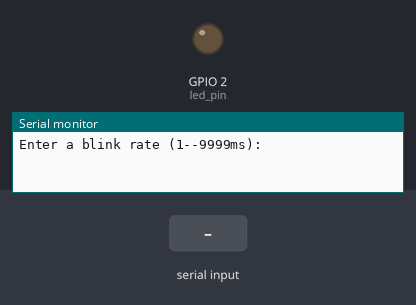
Recording of a sketch running on a simulated ESP32. Parts: output pins drawn as LEDs (lit = HIGH), the last lines printed to the serial monitor. The test bench sets the inputs (shaded band).

Above: at 1.8 s.
1.9 s: "5\n" received over Serial
At 3.4 s:
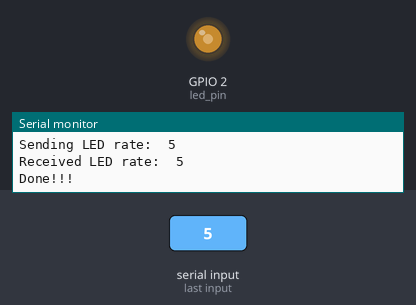
Timing chart, 0 to 4.9 s (numbered marks = the images above; inputs shaded):
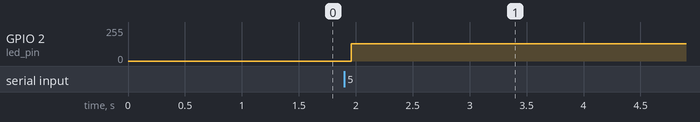

Measured:
- after the input at 1.9 s, GPIO 2 (led_pin): 0/255 → 128/255 after 0.06 s

The sketch:

mutexHack.ino
```cpp
#if CONFIG_FREERTOS_UNICORE
static const BaseType_t app_cpu = 0;
#else
static const BaseType_t app_cpu = 1;
#endif

#include <stdlib.h>
#include <ctype.h>
#include <stdio.h>

static const int led_pin = LED_BUILTIN;
static const int BUFFER_SIZE = 5;

SemaphoreHandle_t semHandle;

void blinkAtRateTask(void *argument) {
  int receivedLedRateMS = *((int *) argument);

  xSemaphoreGive(semHandle);

  Serial.print("Received LED rate:  ");
  Serial.println(receivedLedRateMS);

  while(1) {
    digitalWrite(led_pin, HIGH);
    vTaskDelay(receivedLedRateMS / portTICK_PERIOD_MS);
    digitalWrite(led_pin, LOW);
    vTaskDelay(receivedLedRateMS / portTICK_PERIOD_MS);
  }

  vTaskDelete(NULL);
}

void setup() {
  // put your setup code here, to run once:
  Serial.begin(115200);
  vTaskDelay(1000 / portTICK_PERIOD_MS);

  semHandle = xSemaphoreCreateMutex();
  pinMode(led_pin, OUTPUT);

  int index;
  char inputArray[BUFFER_SIZE];
  int ledRateMS = 500;

  Serial.println("Enter a blink rate (1--9999ms):");

  for (index = 0; index < BUFFER_SIZE - 1; ) {
    if (Serial.available() > 0) {
      char c = Serial.read();

      if (isdigit(c)) {
        inputArray[index++] = c;
      } else if (c == '\n') {
        break;
      }
    }
  }

  if (index > 0) {
    inputArray[index++] = '\0';
    ledRateMS = atoi(inputArray);

    Serial.print("Sending LED rate:  ");
    Serial.println(ledRateMS);
  }

  xSemaphoreTake(semHandle, portMAX_DELAY);

  xTaskCreatePinnedToCore(
    blinkAtRateTask
    , "Read Input"
    , 1024
    , (void *) &ledRateMS
    , 1
    , NULL
    , app_cpu
  );

  xSemaphoreTake(semHandle, portMAX_DELAY);

  Serial.println("Done!!!");
//  vTaskDelete(NULL);
}

void loop() {
  // put your main code here, to run repeatedly:

}
```
